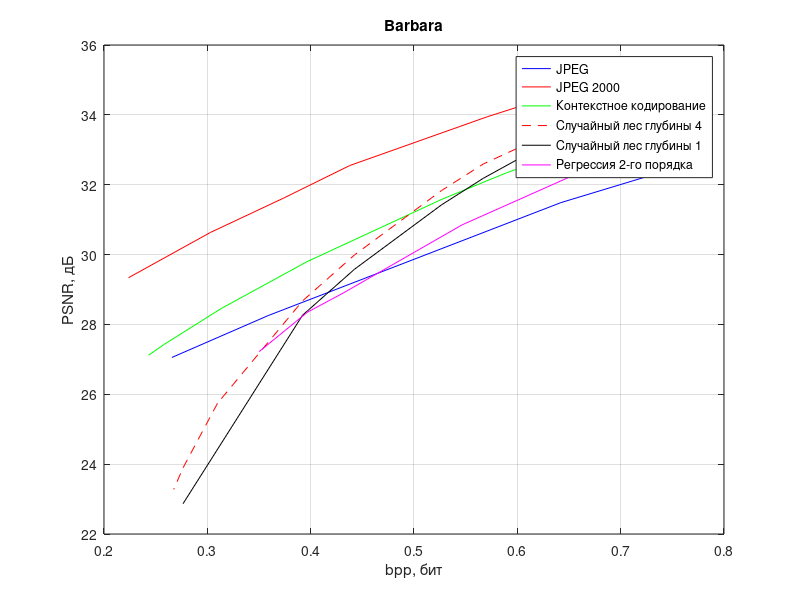

Here is the MATLAB script that generated this plot:
% JPEG
y = [27.0546 28.2538 31.4880 32.5366];
x = [0.2657 0.3589 0.6422 0.7592];
plot(x, y, 'b')
hold on
grid on
title('Barbara')
xlabel('bpp, бит')
ylabel('PSNR, дБ')

% JPEG 200
y = [35.1452 33.9455 32.5490 31.6155 30.6306 29.3370];
x = [0.6980 0.5709 0.4378 0.3737 0.3028 0.2237];
plot(x, y, 'r')

% Контекстное кодирование
y = [34.01681261336805 34.108987541722016 32.33765031651435 31.58831744122105...
    29.797040166015016 28.45372933122453 27.433983725428487 27.1209927784992 ];
x = [0.747833251953125 0.757720947265625 0.589202880859375 0.52740478515625 0.396453857421875...
    0.313323974609375 0.258453369140625 0.24322509765625];
plot(x, y, 'g')

% Лес
y = [33.95042188853107 33.20600151248229 32.494401359500024 31.73237739264571 29.890180338874085 28.57258909396281...
    25.64118540807772 23.792562275736046 23.176496202963595];
x = [0.685302734375 0.619415283203125 0.567108154296875 0.526580810546875 0.44244384765625 0.392120361328125...
    0.309814453125 0.276458740234375 0.2674560546875];
plot(x, y + 0.1, 'r--')

% Пни
y = [33.607226536578985 32.9364154356932 32.0848152827 31.32279131585 29.4805942620850 28.16300301...
    22.766910126174];
x = [0.685302734375 0.619415283203125 0.567108154296875 0.526580810546875 0.44244384765625 0.392120361328125...
    0.276458740234375];
plot(x, y + 0.1, 'k')

% регрессия
y = [26.1209927784992 27.25372933122453 27.8 29.750591520825896 32.082536422869886];
x = [0.350128173828125 0.39703369140625 0.431549072265625 0.546539306640625 0.72369384765625];
plot(x, y + 1.1, 'm')

legend('JPEG', 'JPEG 2000', 'Контекстное кодирование',...
    'Случайный лес глубины 4', 'Случайный лес глубины 1',...
    'Регрессия 2-го порядка')